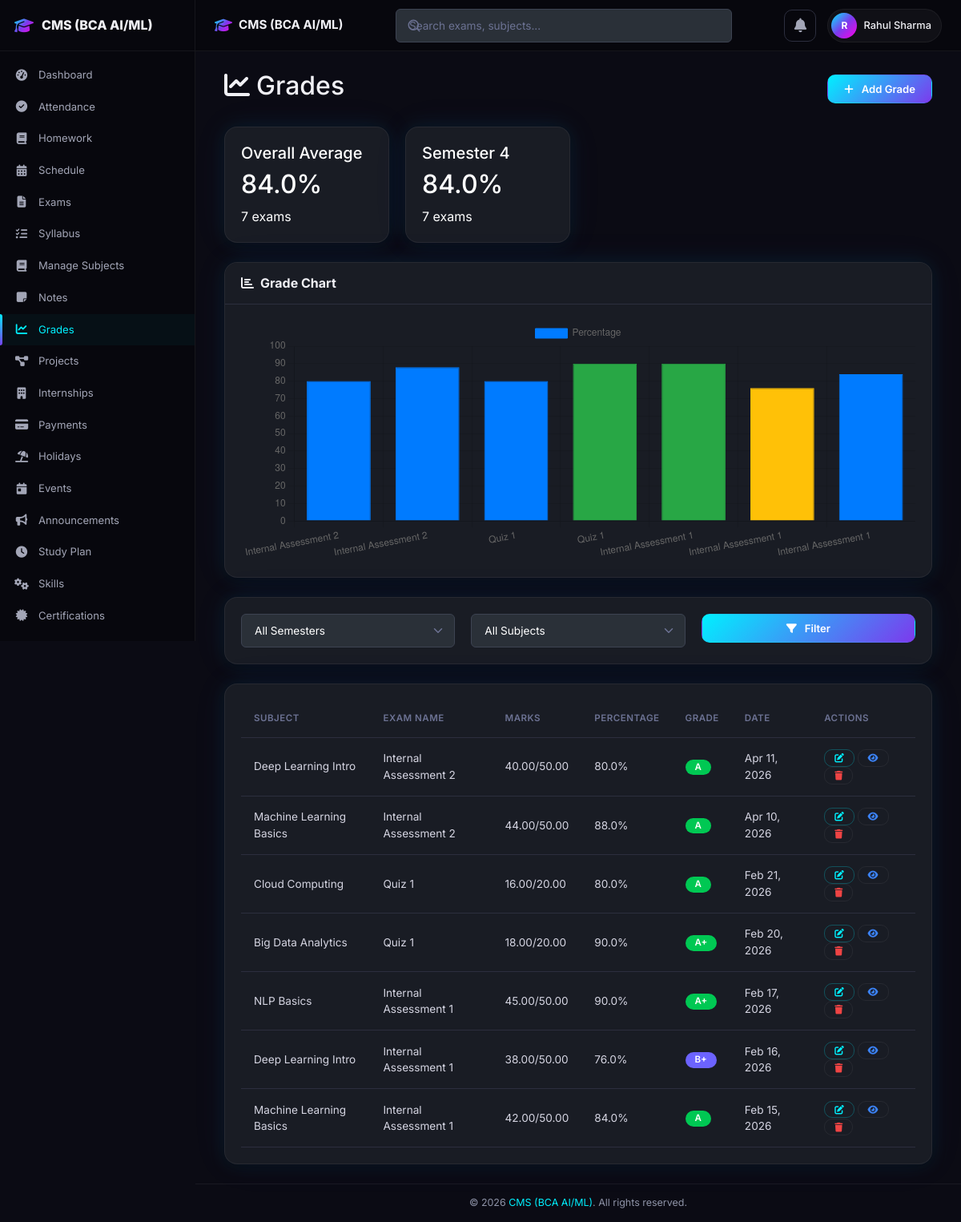
The app's page /grades.php (signed in) with its own data.
### tables this page shows
CREATE TABLE IF NOT EXISTS grades (
    id INT AUTO_INCREMENT PRIMARY KEY,
    user_id INT NOT NULL,
    subject VARCHAR(100) NOT NULL,
    exam_name VARCHAR(200) NOT NULL,
    marks_obtained DECIMAL(5,2) NOT NULL,
    total_marks DECIMAL(5,2) NOT NULL,
    semester INT NOT NULL DEFAULT 1,
    date DATE DEFAULT NULL,
    created_at TIMESTAMP DEFAULT CURRENT_TIMESTAMP,
    FOREIGN KEY (user_id) REFERENCES users(id) ON DELETE CASCADE,
    INDEX idx_grades_user (user_id),
    INDEX idx_grades_subject (subject),
    INDEX idx_grades_semester (semester)
);

### includes/functions.php (called while the page is built, shortened)
<?php
function formatDate($date) {
    return date('M d, Y', strtotime($date));
}
function calculateGrade($marks, $total) {
    $percentage = ($total > 0) ? ($marks / $total) * 100 : 0;
    if ($percentage >= 90) return 'A+';
    if ($percentage >= 80) return 'A';
    if ($percentage >= 70) return 'B+';
    return 'F';
}
function paginate($pdo, $table, $where, $params, $limit = 20, $pageKey = 'page') {
    $page = max(1, (int)($_GET[$pageKey] ?? 1));
    $countSql = "SELECT COUNT(*) FROM $table $where";
    $countStmt = $pdo->prepare($countSql);
    $countStmt->execute($params);
    $total = (int)$countStmt->fetchColumn();
    $totalPages = max(1, ceil($total / $limit));
    $page = min($page, $totalPages);
    $offset = ($page - 1) * $limit;
    return [
        'page' => $page,
        'limit' => $limit,
        'offset' => $offset,
        'total' => $total,
        'totalPages' => $totalPages,
        'sql' => " LIMIT $limit OFFSET $offset"
    ];
}

### grades.php (the view, shortened to what this page needs)
<?php
require_once 'config/db_connection.php';
require_once 'includes/functions.php';
$userId = $_SESSION['user_id'];
$where = "WHERE g.user_id = :user_id";
$params = [':user_id' => $userId];
$pagi = paginate($pdo, 'grades g', $where, $params, 20);
$query = "SELECT g.*
          FROM grades g
          $where
          ORDER BY g.date DESC" . $pagi['sql'];
$stmt = $pdo->prepare($query);
$stmt->execute($params);
$grades = $stmt->fetchAll();
$semesterQuery = "SELECT g.semester,
                  AVG(g.marks_obtained / g.total_marks * 100) as avg_percentage,
                  COUNT(*) as count
                  FROM grades g
                  WHERE g.user_id = :user_id
                  GROUP BY g.semester
                  ORDER BY g.semester";
$semesterStmt = $pdo->prepare($semesterQuery);
$semesterStmt->execute([':user_id' => $userId]);
$semesterSummary = $semesterStmt->fetchAll();
$totalQuery = "SELECT
               AVG(g.marks_obtained / g.total_marks * 100) as avg_percentage,
               COUNT(*) as total_exams
               FROM grades g
               WHERE g.user_id = :user_id";
$totalStmt = $pdo->prepare($totalQuery);
$totalStmt->execute([':user_id' => $userId]);
$overallSummary = $totalStmt->fetch();
include 'includes/header.php';
include 'includes/navbar.php';
include 'includes/sidebar.php';
?>
<div class="app-content">
    <div class="container-fluid">
        <div class="d-flex justify-content-between align-items-center mb-4">
            <h2><i class="fas fa-chart-line me-2"></i>Grades</h2>
            <a href="add_grade.php" class="btn btn-primary">
                <i class="fas fa-plus me-1"></i>Add Grade
            </a>
        </div>
        <div class="row mb-4">
            <div class="col-md-3">
                <div class="card bg-success text-white">
                    <div class="card-body">
                        <h5 class="card-title">Overall Average</h5>
                        <h2><?php echo number_format($overallSummary['avg_percentage'] ?? 0, 1); ?>%</h2>
                        <p class="mb-0"><?php echo $overallSummary['total_exams'] ?? 0; ?> exams</p>
                    </div>
                </div>
            </div>
            <?php foreach ($semesterSummary as $summary): ?>
                <div class="col-md-3">
                    <div class="card bg-info text-white">
                        <div class="card-body">
                            <h5 class="card-title">Semester <?php echo $summary['semester']; ?></h5>
                            <h2><?php echo number_format($summary['avg_percentage'], 1); ?>%</h2>
                            <p class="mb-0"><?php echo $summary['count']; ?> exams</p>
                        </div>
                    </div>
                </div>
            <?php endforeach; ?>
        </div>
        <div class="row mb-4">
            <div class="col-md-12">
                <div class="card">
                    <div class="card-header">
                        <h5 class="mb-0"><i class="fas fa-chart-bar me-2"></i>Grade Chart</h5>
                    </div>
                    <div class="card-body">
                        <canvas id="gradeChart" height="300"></canvas>
                    </div>
                </div>
            </div>
        </div>
        <div class="card mb-4">
            <div class="card-body">
                <form method="GET" class="row g-3">
                    <div class="col-md-4">
                        <select name="semester" class="form-select">
                            <option value="0">All Semesters</option>
                        </select>
                    </div>
                    <div class="col-md-4">
                        <select name="subject" class="form-select">
                            <option value="">All Subjects</option>
                        </select>
                    </div>
                    <div class="col-md-4">
                        <button type="submit" class="btn btn-primary w-100">
                            <i class="fas fa-filter me-1"></i>Filter
                        </button>
                    </div>
                </form>
            </div>
        </div>
        <div class="card">
            <div class="card-body">
                <div class="table-responsive">
                    <table class="table table-hover">
                        <thead>
                            <tr>
                                <th>Subject</th>
                                <th>Exam Name</th>
                                <th>Marks</th>
                                <th>Percentage</th>
                                <th>Grade</th>
                                <th>Date</th>
                                <th>Actions</th>
                            </tr>
                        </thead>
                        <tbody>
                            <?php if (empty($grades)): ?>
                                <tr>
                                    <td colspan="7" class="text-center py-4">
                                        <i class="fas fa-inbox fa-3x text-muted mb-3"></i>
                                        <p class="text-muted">No grades found</p>
                                    </td>
                                </tr>
                            <?php else: ?>
                                <?php foreach ($grades as $grade): ?>
                                    <?php
                                    $percentage = ($grade['marks_obtained'] / $grade['total_marks']) * 100;
                                    $letterGrade = calculateGrade($grade['marks_obtained'], $grade['total_marks']);
                                    $gradeColors = [
                                        'A+' => 'success', 'A' => 'success',
                                        'B+' => 'primary', 'B' => 'primary',
                                        'C' => 'warning',
                                        'D' => 'orange',
                                        'F' => 'danger'
                                    ];
                                    $color = $gradeColors[$letterGrade] ?? 'secondary';
                                    ?>
                                    <tr>
                                        <td><?php echo htmlspecialchars($grade['subject'] ?? 'N/A'); ?></td>
                                        <td><?php echo htmlspecialchars($grade['exam_name']); ?></td>
                                        <td><?php echo $grade['marks_obtained']; ?>/<?php echo $grade['total_marks']; ?></td>
                                        <td><?php echo number_format($percentage, 1); ?>%</td>
                                        <td>
                                            <span class="badge bg-<?php echo $color; ?> grade-badge">
                                                <?php echo $letterGrade; ?>
                                            </span>
                                        </td>
                                        <td><?php echo formatDate($grade['date']); ?></td>
                                        <td>
                                            <a href="edit_grade.php?id=<?= $grade['id'] ?>" class="btn btn-sm btn-outline-primary" title="Edit"><i class="fas fa-edit"></i></a>
                                            <a href="view.php?type=grade&id=<?= $grade['id'] ?>" class="btn btn-sm btn-outline-info" title="View"><i class="fas fa-eye"></i></a>
                                            <a href="delete.php?type=grade&id=<?= $grade['id'] ?>" class="btn btn-sm btn-outline-danger" title="Delete" data-confirm="this grade"><i class="fas fa-trash"></i></a>
                                        </td>
                                    </tr>
                                <?php endforeach; ?>
                            <?php endif; ?>
                        </tbody>
                    </table>
                </div>
            </div>
        </div>
    </div>
<script>
document.addEventListener('DOMContentLoaded', function() {
    const ctx = document.getElementById('gradeChart').getContext('2d');
    const grades = <?php echo json_encode($grades); ?>;
    const labels = grades.map(g => g.exam_name);
    const data = grades.map(g => (g.marks_obtained / g.total_marks * 100).toFixed(1));
    const colors = data.map(p => {
        if (p >= 90) return '#28a745';
        if (p >= 80) return '#007bff';
        if (p >= 70) return '#ffc107';
        if (p >= 60) return '#fd7e14';
        return '#dc3545';
    });
    new Chart(ctx, {
        type: 'bar',
        data: {
            labels: labels,
            datasets: [{
                label: 'Percentage',
                data: data,
                backgroundColor: colors,
                borderColor: colors,
                borderWidth: 1
            }]
        },
        options: {
            responsive: true,
            maintainAspectRatio: false,
            scales: {
                y: {
                    beginAtZero: true,
                    max: 100
                }
            }
        }
    });
});
</script>
</div>
<?php include 'includes/footer.php'; ?>

### css/dark-fix.css (style rules this page uses)
.card, .card-panel, .detail-card, .info-card, .modal-content, .list-group-item, .card-header, .card-footer { background-color: #191c24 !important; color: #ffffff; }
.card .card-header, .card .card-footer { background-color: #191c24 !important; border-color: #2c2e3e; }
.card .card-body { background-color: transparent; color: #ffffff; }
.table { background-color: #191c24 !important; color: #d5d5e2; border-color: #2c2e3e; }
.table th { background-color: #191c24 !important; color: #6c7293 !important; border-color: #2c2e3e; font-weight: 600; }
.table td { background-color: #191c24 !important; color: #d5d5e2; border-color: #2c2e3e; }
.table thead th { background-color: #191c24 !important; color: #6c7293 !important; border-bottom-color: #2c2e3e !important; }
.form-control, .form-select, input[type="text"], input[type="email"], input[type="password"], input[type="number"], input[type="date"], input[type="time"], input[type="url"], input[type="file"], input[type="search"], input[type="tel"], textarea, select { background-color: #2a3038 !important; border: 1px solid #3d4352 !important; color: #ffffff !important; border-radius: 6px; padding: 10px 16px; font-family: 'Inter', sans-serif; font-size: 0.85rem; transition: border-color 0.2s ease, box-shadow 0.2s ease; }
.form-select { background-repeat: no-repeat; background-position: right 0.75rem center; background-size: 16px 12px; padding-right: 2.5rem; -webkit-appearance: none; -moz-appearance: none; appearance: none; }
select option { background-color: #2a3038 !important; color: #ffffff !important; }
select option:hover, select option:checked, select option:focus { background-color: #3d4352 !important; }
.card .card-title, .card-title { color: #ffffff !important; }
.badge { color: #ffffff !important; font-weight: 600; }
.badge.bg-primary { background-color: #6c63ff !important; }
.badge.bg-success { background-color: #00c853 !important; }

### records on screen
grades: subject "Deep Learning Intro", exam_name "Internal Assessment 2", marks_obtained "40.00", total_marks "50.00", percentage "80.0", letterGrade "A", date "Apr 11, 2026"
grades: subject "Machine Learning Basics", exam_name "Internal Assessment 2", marks_obtained "44.00", total_marks "50.00", percentage "88.0", letterGrade "A", date "Apr 10, 2026"
grades: subject "Cloud Computing", exam_name "Quiz 1", marks_obtained "16.00", total_marks "20.00", percentage "80.0", letterGrade "A", date "Feb 21, 2026"
grades: subject "Big Data Analytics", exam_name "Quiz 1", marks_obtained "18.00", total_marks "20.00", percentage "90.0", letterGrade "A+", date "Feb 20, 2026"
grades: subject "NLP Basics", exam_name "Internal Assessment 1", marks_obtained "45.00", total_marks "50.00", percentage "90.0", letterGrade "A+", date "Feb 17, 2026"
grades: subject "Deep Learning Intro", exam_name "Internal Assessment 1", marks_obtained "38.00", total_marks "50.00", percentage "76.0", letterGrade "B+", date "Feb 16, 2026"
grades: subject "Machine Learning Basics", exam_name "Internal Assessment 1", marks_obtained "42.00", total_marks "50.00", percentage "84.0", letterGrade "A", date "Feb 15, 2026"

### other values on screen
SITE_NAME "CMS (BCA AI/ML)"
substr($_SESSION['user_name'] ?? 'U', 0, 1) "R"
$_SESSION['user_name'] "Rahul Sharma"
$overallSummary['avg_percentage'] "84.0"
$overallSummary['total_exams'] "7"
$summary['semester'] "4"
$summary['avg_percentage'] "84.0"
$summary['count'] "7"
